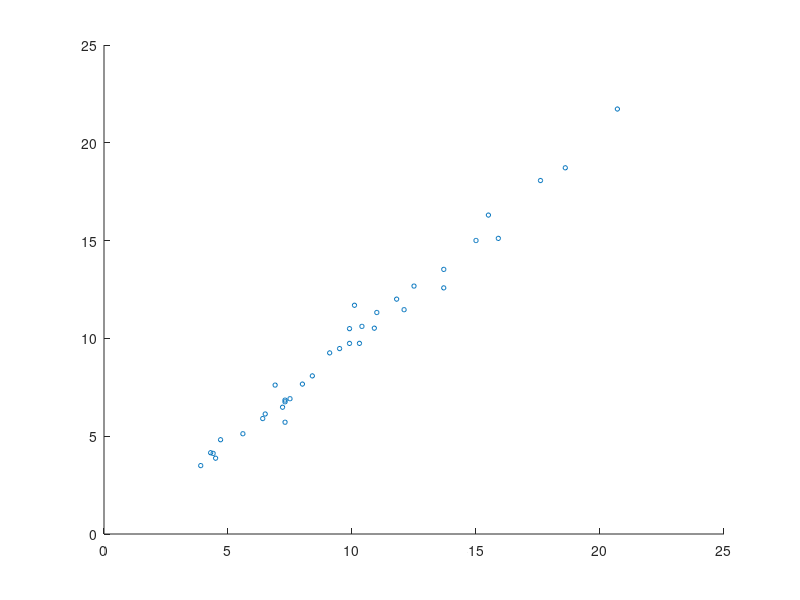

Here is the MATLAB script that generated this plot: (Note: this script raises an error after producing the figure.)
%Get the data from the CSV file
M=csvread('Fatalities.csv',2,0);
%The category under consideration 
Age55Up= M(1:36,4);
%All other columns
NOT_Age55Up = [M(1:36,1:3) M(1:36,5:7)];
%Store this data in an array
X=NOT_Age55Up
%Covariance matrix
R=X'*X;
%Cross correlation vector
P=X'*Age55Up;
%Optimum weights via normal equation
w = inv(R)*P;
%Plot of predicted vs. actual
figure(1)
scatter(Age55Up, X*w, 10) 
hline=refline(1,0); 
hline.Color = 'red'; 
ylabel('\fontsize{16}Predicted'); 
xlabel('\fontsize{16}Actual'); 
title('\fontsize{20}Concentration of fatalities over age 55 vs. other ages');
%e = Age55Up - X*w
m = length(w)
ErrorTrain = (w'*w)/m

%Training Part
Age55Up= M(37:45,4);
NOT_Age55Up = [M(37:45,1:3) M(37:45,5:7)];
X=NOT_Age55Up
figure(2)
scatter(Age55Up, X*w, 10) 
hline=refline(1,0); 
hline.Color = 'red'; 
ylabel('\fontsize{16}Predicted'); 
xlabel('\fontsize{16}Actual'); 
title('\fontsize{20}Concentration of fatalities over age 55 vs. other ages');
%e = Age55Up - X*w
ErrorTest = (w'*w)/m